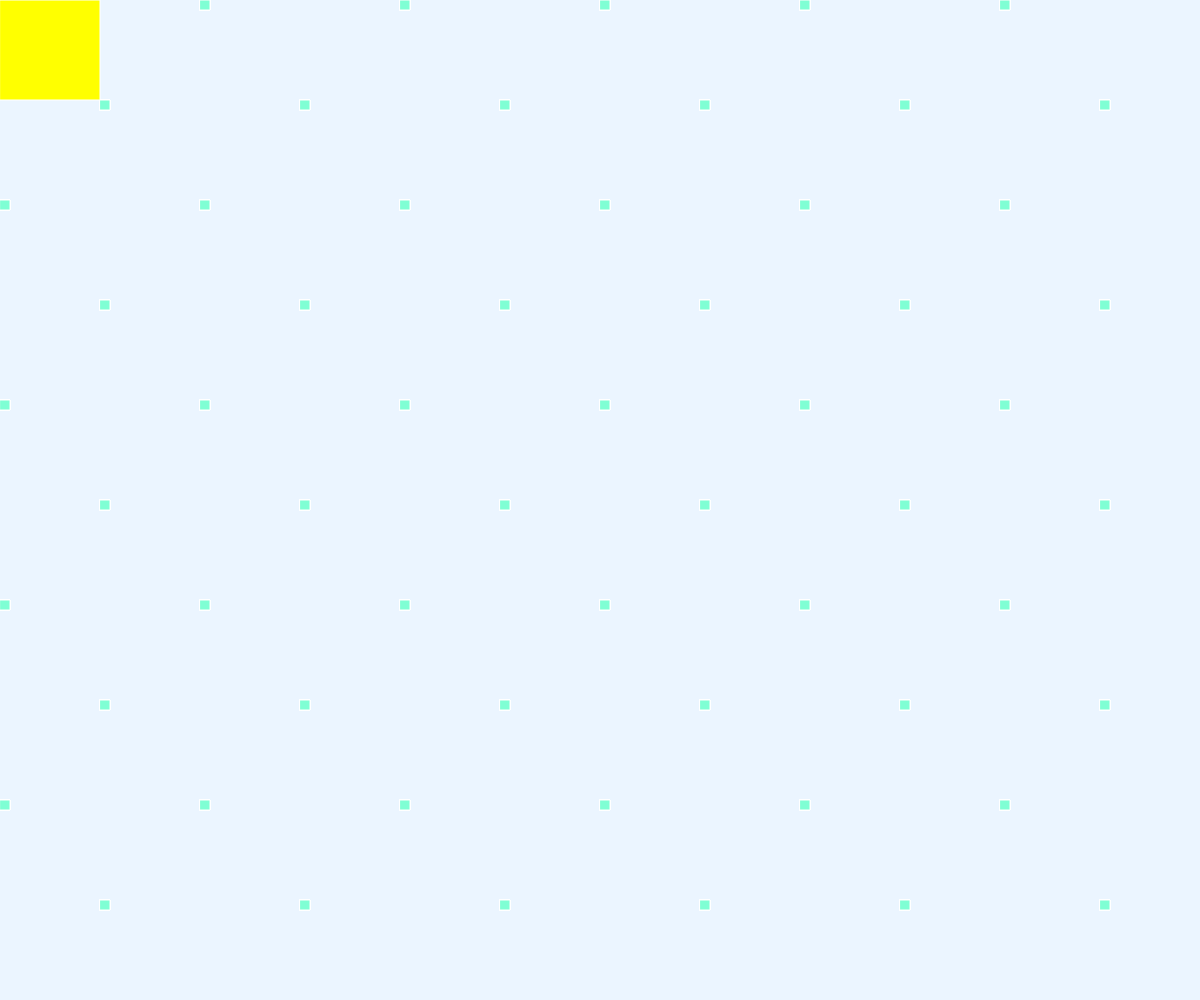
Frame 1 (no input)
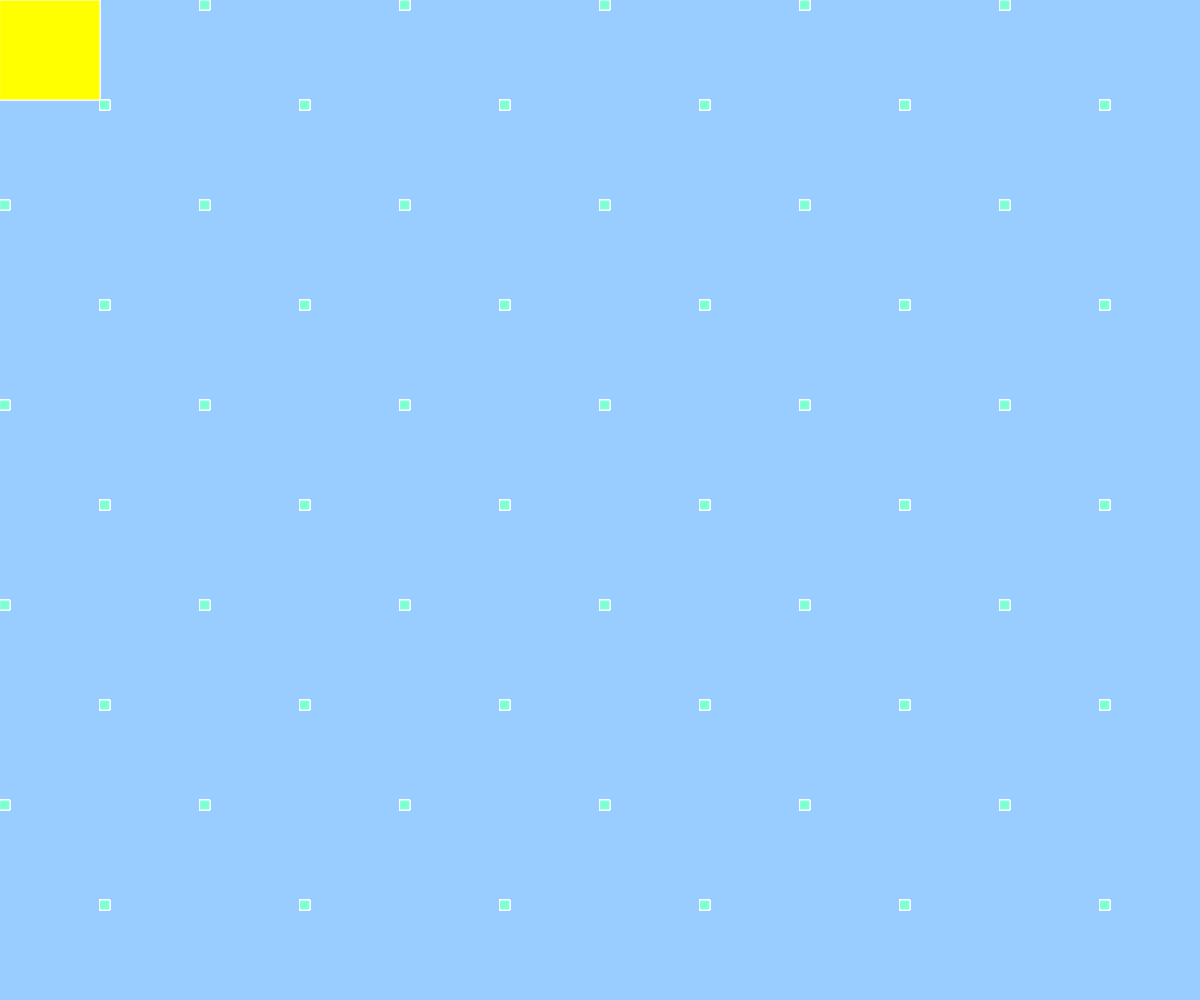
Frame 60 (no input)
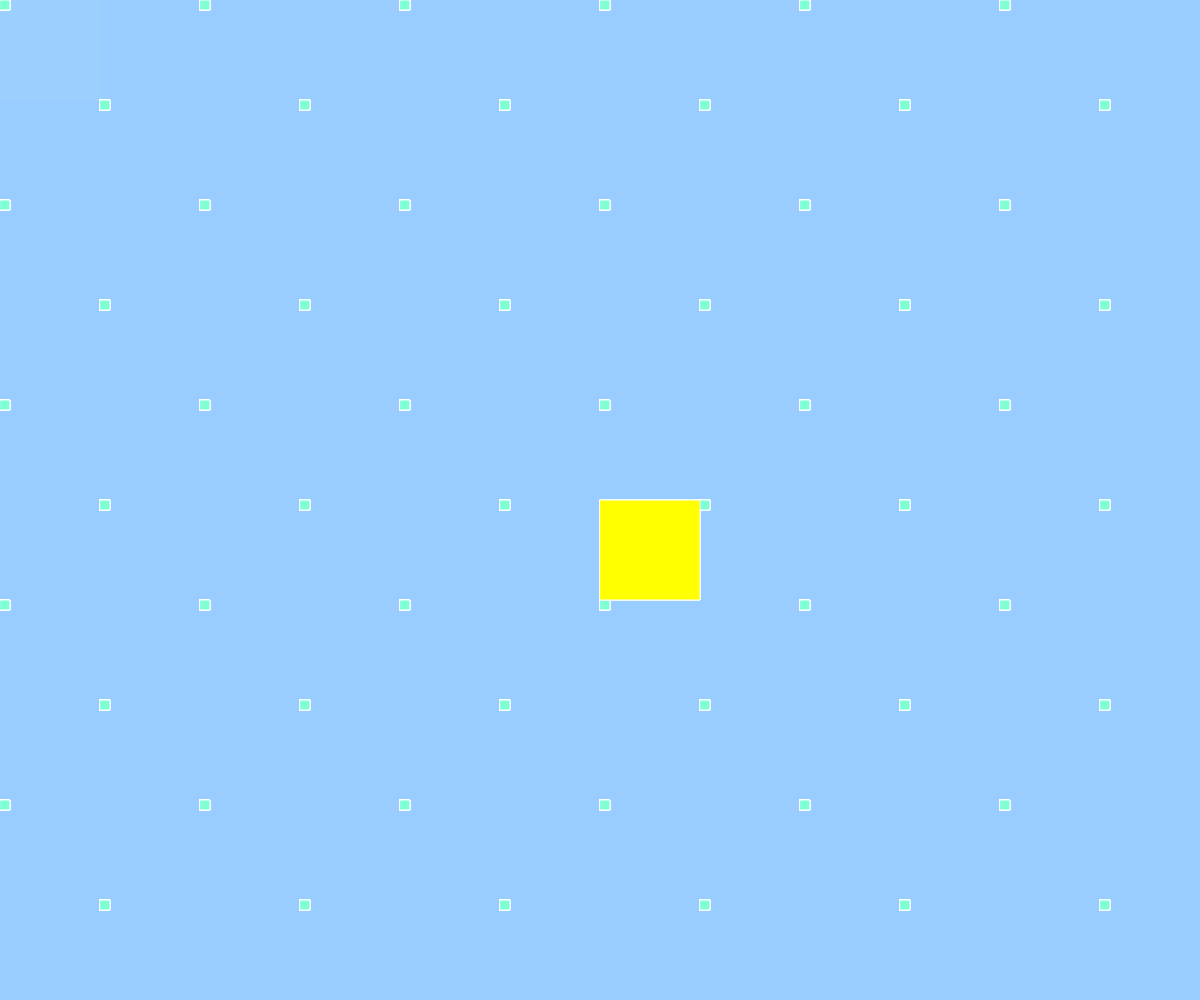
Frame 120 (the mouse pressed at the canvas centre since frame 60)

The p5.js sketch that drew these frames (run headless with seeded random() and noise() and a simulated clock; from frame 60 on, the mouse is pressed at the canvas centre):

// p5.js sketch
// ── sketch.js
function setup(){
    createCanvas(windowWidth,windowHeight)
}

function draw(){
    background(153, 204, 255, 50)
    fill('aquamarine');
    stroke('white')
    for(var i = 0; i < 8500; i++){
        rect((i*100)%width,(i*700)%height,10,10);
    }
    fill('yellow');
    stroke('white')
    if(mouseX < 800){
        rect(mouseX,mouseY,100,100); //adding a 10 in the end turns it into a circle
    }else{
        rect(mouseX,mouseY,80,80,80)   
    }
}
// ── assignment 3.html
<!DOCTYPE html>
    <head>
        <meta charset="UTF-8">
        <title>week 3</title>
        <link rel="stylesheet" href="style2.css">
        <script src="p5.mins.js"></script>
    </head>
    <body>
        <script src="sketch.js"></script>
    </body>
</html>
